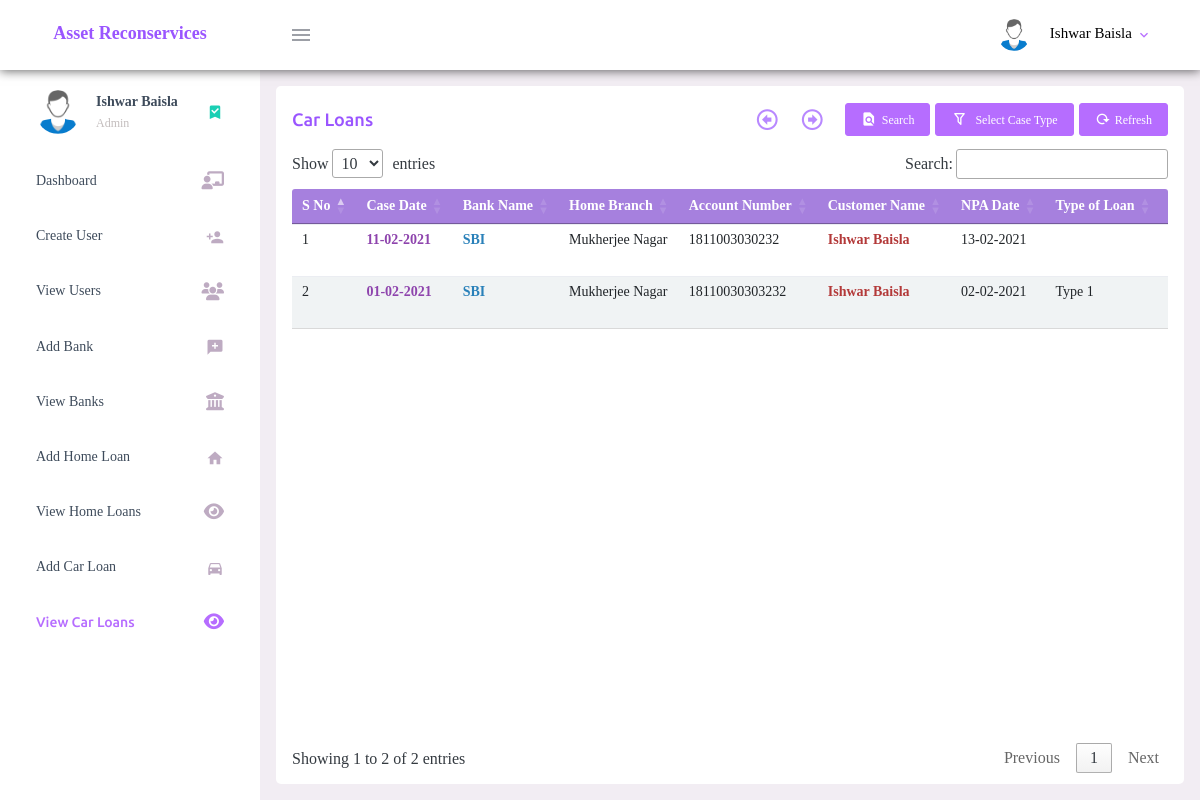
Page /view-car-loans.php (signed in) on the earlier database version.
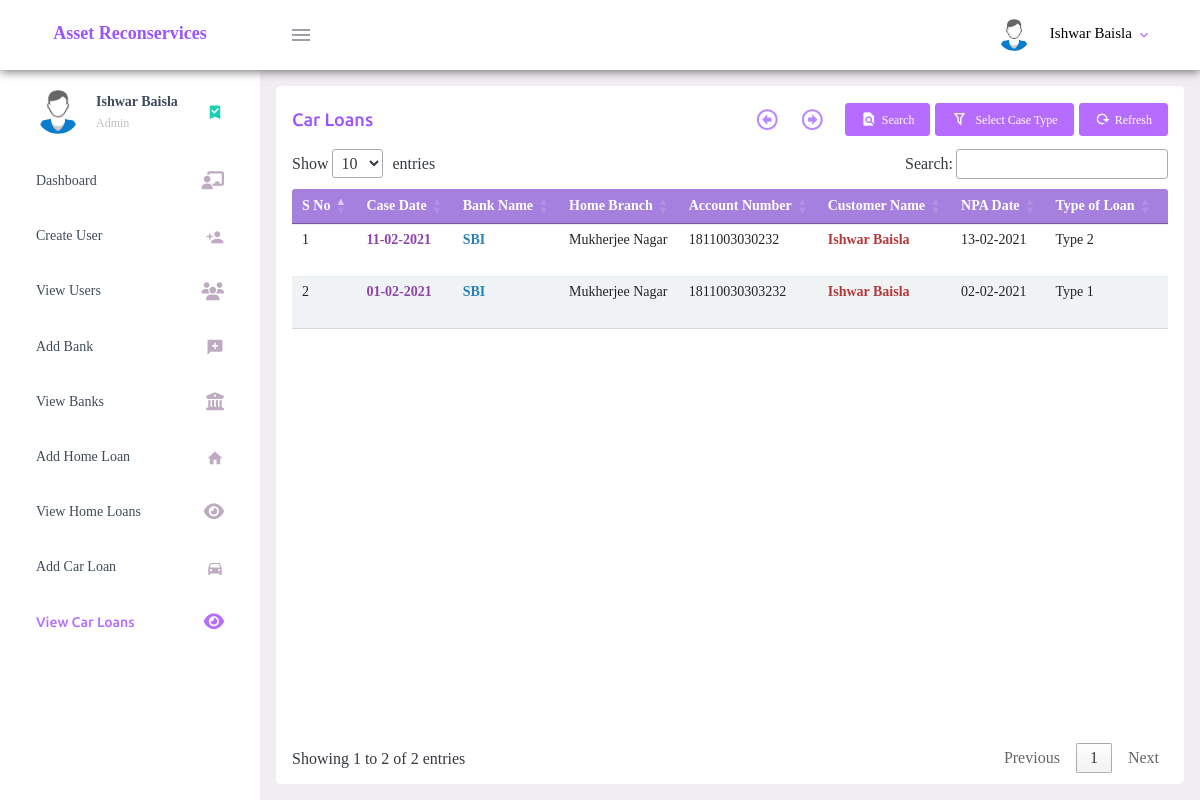
Same page on the later database version.
### tables this page shows
CREATE TABLE `car_loan` (
  `car_loan_cid` int(11) NOT NULL,
  `case_date` date NOT NULL,
  `bank_name` varchar(200) NOT NULL,
  `home_branch` varchar(200) NOT NULL,
  `account_number` varchar(200) NOT NULL,
  `customer_name` varchar(200) NOT NULL,
  `npa_date` date NOT NULL,
  `outstanding` date NOT NULL,
  `arr_co_nd` varchar(200) NOT NULL,
  `notice13_sent_on` date NOT NULL,
  `principal_outstanding` varchar(200) NOT NULL,
  `bounce_charges` varchar(200) NOT NULL,
  `overdue_charges` varchar(200) NOT NULL,
  `other_charges` varchar(200) NOT NULL,
  `loan_emi_amount` varchar(200) NOT NULL,
  `no_of_emi_outstanding` int(11) NOT NULL,
  `reg_no` varchar(200) NOT NULL,
  `residence_address` varchar(200) NOT NULL,
  `residence_contact_no` varchar(200) NOT NULL,
  `office_address` varchar(200) NOT NULL,
  `office_contact_no` varchar(200) NOT NULL,
  `make` varchar(200) NOT NULL,
  `engine_no` varchar(200) NOT NULL,
  `chassis_no` varchar(200) NOT NULL,
  `tenure` varchar(200) NOT NULL,
  `co_applicant_name` varchar(200) NOT NULL,
  `co_applicant_mobile` varchar(200) NOT NULL,
  `co_applicant_address` varchar(200) NOT NULL,
  `employer_name` varchar(200) NOT NULL,
  `employer_mobile` varchar(200) NOT NULL,
  `employer_address` varchar(200) NOT NULL,
  `amount_recovered` varchar(200) NOT NULL,
  `bill_raised` varchar(200) NOT NULL,
  `payment_received_on` date NOT NULL,
  `payment_received` varchar(200) NOT NULL,
  `type_of_loan` varchar(50) NOT NULL,
  `type_of_security` varchar(200) NOT NULL,
  `last_amount_paid_on` date NOT NULL,
  `disburse_date` date NOT NULL,
  `mature_date` date NOT NULL,
  `seizure_date` date NOT NULL,
  `auction_date` date NOT NULL,
  `auction_amount` double NOT NULL,
  `recovery_date` date NOT NULL,
  `full_amount` double NOT NULL,
  `part_amount` double NOT NULL,
  `regularise_date` date NOT NULL,
  `full_payment_paid_on` date NOT NULL,
  `approved` tinyint(4) NOT NULL,
  `case_status` tinyint(4) NOT NULL
);

### view-car-loans.php (the view, shortened to what this page needs)
<?php
    require_once('connection.php');
    $db_error = '';
    $loan_type = '0';
    $result_array = array();
    $control = 0;
    $error_occured = 0;
    if($error_occured || !$control){
      $sql = "SELECT * FROM car_loan";
      $result = $conn->query($sql);
      if($conn->error != ''){
          $_SESSION['error_msg'] = 'Something went wrong!';
          $db_error = $conn->error;
      }
      else if($result->num_rows == 0){
          $_SESSION['note_msg'] = 'Add a Car Loan';
          header('Location: car-loan.php');
          exit;
      }
      else{
        while($row = $result->fetch_assoc()){
          array_push($result_array, $row);
        }
      }
    }
?>
<!DOCTYPE html>
<html lang="en">
  <head>
    <?php require 'includes/layout.php'; ?>
  </head>
  <body>
    <div class="container-scroller">
      <?php require 'includes/dashboard-header.php'; ?>
      <div class="container-fluid page-body-wrapper">
        <?php require 'includes/side-navigation.php'; ?>
        <div class="main-panel">
          <div class="content-wrapper">
            <div class="row ht-100">
              <div class="col-lg grid-margin stretch-card mb-0">
                <div class="card">
                  <div class="card-body set-table-height">
                    <h4 class="card-title form-inline justify-content-between">
                    Car Loans
                    <div class="form-inline">
                      <div class="table-scroll-btn-container">
                        <?php if(sizeof($result_array) > 0){ ?>
                        <div class="table-scroll-btn">
                          <span id="scroll-to-left-end-of-div">
                              <i  class="mdi mdi-arrow-left-bold-circle-outline"></i>
                          </span>
                          <span id="scroll-to-right-end-of-div" >
                              <i class="mdi mdi-arrow-right-bold-circle-outline"></i>
                          </span>
                        </div>
                        <?php } ?>
                      </div>
                      <?php if(sizeof($result_array) > 0){ ?>
                        <button id="show-search-popup" class="btn btn-primary btn-setting">
                            <i class="mdi mdi-file-find"></i>
                            Search
                        </button>
                        <button id="cases-search-dropdown-btn" class="btn btn-primary btn-setting">
                          <i class="mdi mdi-filter-outline mr-2"></i>
                          <?php
                            if($loan_type == '0')
                              echo 'Select Case Type';
                          ?>
                        </button>
                        <a id="refresh-loans" href="view-car-loans.php">
                          <button  class="btn btn-primary btn-setting">
                              <i class="mdi mdi-reload mr-1"></i>
                              Refresh
                          </button>
                        </a>
                      <?php } ?>
                    </div>
                    </h4>
                    <div class="ht-50"></div>
                    <div class="table-container table-container-car-loan">
                    <!--
                    <p class="card-description"> Add class <code>.table-hover</code>
                    </p>
                    -->
                    <?php if($db_error == ''){ ?>
                        <?php if(sizeof($result_array) > 0){ ?>
                            <table id="car-loan-table" class="table table-hover">
                              <thead>
                                <tr>
                                  <th>S No</th>
                                  <th>Case Date</th>
                                  <th>Bank Name</th>
                                  <th>Home Branch</th>
                                  <th>Account Number</th>
                                  <th>Customer Name</th>
                                  <th>NPA Date</th>
                                  <th>Type of Loan</th>
                                  <th>Type of Security</th>
                                </tr>
                              </thead>
                            <tbody>
                            <?php
                                $serial_no = 1;
                                foreach ($result_array as $car_loan){
                                    $date = $car_loan['case_date'];
                                    $case_date = new DateTime($date);
                                    $date = $car_loan['npa_date'];
                                    $npa_date = new DateTime($date);
                                    ?>
                                    <tr>
                                      <td><?php echo $serial_no; ?></td>
                                      <td class="case-date"><?php echo $car_loan['case_date']!= '0000-00-00'? $case_date->format('d-m-Y') : '-'; ?></td>
                                      <td class="bank"><?php echo $car_loan['bank_name']; ?></td>
                                      <td><?php echo $car_loan['home_branch']; ?></td>
                                      <td><?php echo $car_loan['account_number']; ?></td>
                                      <td class="borrower text-capitalize"><?php echo $car_loan['customer_name']; ?></td>
                                      <td><?php echo $car_loan['npa_date']!= '0000-00-00'? $npa_date->format('d-m-Y') : '-'; ?></td>
                                      <td>
                                      <?php
                                        $type_of_loan = $car_loan['type_of_loan'];
                                        if($type_of_loan == '1')
                                            $type_of_loan_value = 'Type 1';
                                        if($type_of_loan == '2')
                                            $type_of_loan_value = 'Type 2';
                                        echo $type_of_loan_value;
                                      ?>
                                      </td>
                                      <td><?php echo $car_loan['type_of_security']; ?></td>
                                    </tr>
                                    <?php
                                    $serial_no += 1;
                                }
                            ?>
                            </tbody>
                            </table>
                        <?php } ?>
                    <?php } ?>
                    </div>
                    <div class="ht-50"></div>
                  </div>
                </div>
              </div>
            </div>
          </div>
        </div>
      </div>
    </div>
  </body>
</html>

### includes/layout.php (shortened to what this page needs)
<link rel="stylesheet" href="assets/vendors/mdi/css/materialdesignicons.min.css">
<link rel="stylesheet" href="assets/vendors/css/vendor.bundle.base.css">
<link rel="stylesheet" type="text/css" href="https://cdn.datatables.net/1.10.23/css/jquery.dataTables.css">
<link rel="stylesheet" href="assets/css/style.css">

### includes/dashboard-header.php (shortened to what this page needs)
<nav class="asset-header navbar default-layout-navbar col-lg-12 col-12 p-0 fixed-top d-flex flex-row">
  <div class="text-center navbar-brand-wrapper d-flex align-items-center justify-content-center">
    <a class="navbar-brand brand-logo" href="index.php">
      <h3 class="logo-container">
        <span style=" font-size:18px;">Asset Reconservices</span>
      </h3>
    </a>
  </div>
  <div class="navbar-menu-wrapper d-flex align-items-stretch">
    <button class="navbar-toggler navbar-toggler align-self-center" type="button" data-toggle="minimize">
      <span class="mdi mdi-menu"></span>
    </button>
    <ul class="navbar-nav navbar-nav-right">
      <li class="nav-item nav-profile dropdown">
        <a class="nav-link dropdown-toggle" id="profileDropdown" href="#" data-toggle="dropdown" aria-expanded="false">
          <div class="nav-profile-img">
            <img src="assets/images/faces-clipart/pic-1.png" alt="">
          </div>
          <div class="nav-profile-text">
            <p class="mb-1 text-black"><?php echo $_SESSION['user_full_name']; ?></p>
          </div>
        </a>
      </li>
    </div>
</nav>

### includes/side-navigation.php (shortened to what this page needs)
<?php
  $sql = "SELECT home_loan_cid FROM home_loan";
  $home_loans_res = $conn->query($sql);
  $total_home_loan_cases = $home_loans_res->num_rows;
  $sql = "SELECT car_loan_cid FROM car_loan";
  $car_loans_res = $conn->query($sql);
  $total_car_loan_cases = $car_loans_res->num_rows;
?>
<div class="sidebar-space-cover"></div>
<nav class="sidebar sidebar-offcanvas" id="sidebar">
  <ul class="nav mb-0 ">
  <li class="nav-item nav-profile">
      <a onclick="return false" href="" class="nav-link pointer-behaviour-none">
        <div class="nav-profile-image">
            <img src="assets/images/faces-clipart/pic-1.png" alt="">
        </div>
        <div class="nav-profile-text d-flex flex-column">
          <span class="font-weight-bold mb-2"><?php echo $_SESSION['user_full_name']; ?></span>
          <span class="text-secondary text-small">
            <?php
              $logged_in_user_role = $_SESSION['user_role'];
              if($logged_in_user_role == '2')
                echo 'Admin';
            ?>
          </span>
        </div>
        <i class="mdi mdi-bookmark-check text-success nav-profile-badge"></i>
      </a>
    </li>
    <li class="nav-item">
      <a class="nav-link" href="index.php">
        <span class="menu-title">Dashboard</span>
        <i class="fas fa-chalkboard-teacher menu-icon"></i>
      </a>
    </li>
    <?php if($logged_in_user_role == '2'){ ?>
    <li class="nav-item">
      <a class="nav-link" href="create-user.php  ">
        <span class="menu-title">Create User</span>
        <i class="mdi mdi-account-plus menu-icon"></i>
      </a>
    </li>
    <?php } ?>
    <?php if($logged_in_user_role == '2'){ ?>
    <li class="nav-item">
      <a class="nav-link" href="view-users.php  ">
        <span class="menu-title">View Users</span>
        <i class="fas fa-users menu-icon"></i>
      </a>
    </li>
    <?php } ?>
    <li class="nav-item">
      <a class="nav-link" href="add-bank.php  ">
        <span class="menu-title">Add Bank</span>
        <i class="mdi mdi-message-plus menu-icon"></i>
      </a>
    </li>
    <li class="nav-item">
      <a class="nav-link" href="view-banks.php  ">
        <span class="menu-title">View Banks</span>
        <i class="fas fa-university menu-icon"></i>
      </a>
    </li>
    <li class="nav-item">
      <a class="nav-link" href="home-loan.php  ">
        <span class="menu-title">Add Home Loan</span>
        <i class="mdi mdi-home menu-icon"></i>
      </a>
    </li>
    <?php if($total_home_loan_cases){ ?>
    <li class="nav-item">
      <a class="nav-link" href="view-home-loans.php  ">
        <span class="menu-title">View Home Loans</span>
        <i class="fas fa-eye menu-icon"></i>
      </a>
    </li>
    <?php } ?>
    <li class="nav-item">
      <a class="nav-link" href="car-loan.php  ">
        <span class="menu-title">Add Car Loan</span>
        <i class="mdi mdi-car menu-icon"></i>
      </a>
    </li>
    <?php if($total_car_loan_cases){ ?>
    <li class="nav-item">
      <a class="nav-link" href="view-car-loans.php  ">
        <span class="menu-title">View Car Loans</span>
        <i class="fas fa-eye menu-icon"></i>
      </a>
    </li>
    <?php } ?>
  </ul>
</nav>

Differences in the rows shown:
changed car_loan: type_of_loan (not shown) → "Type 2"
